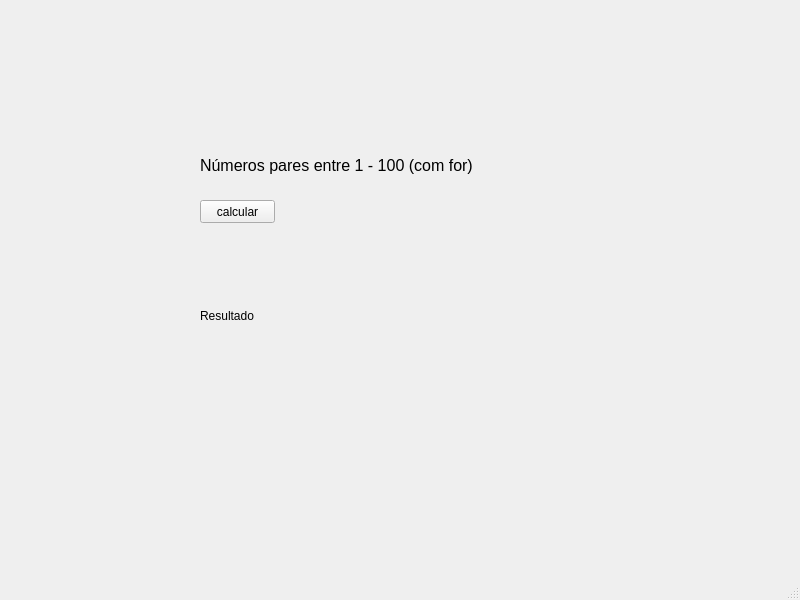
<?xml version="1.0" encoding="UTF-8"?>
<ui version="4.0">
 <class>MainWindow</class>
 <widget class="QMainWindow" name="MainWindow">
  <property name="geometry">
   <rect>
    <x>0</x>
    <y>0</y>
    <width>800</width>
    <height>600</height>
   </rect>
  </property>
  <property name="windowTitle">
   <string>MainWindow</string>
  </property>
  <widget class="QWidget" name="centralwidget">
   <widget class="QLabel" name="result">
    <property name="geometry">
     <rect>
      <x>200</x>
      <y>250</y>
      <width>391</width>
      <height>131</height>
     </rect>
    </property>
    <property name="acceptDrops">
     <bool>false</bool>
    </property>
    <property name="text">
     <string>Resultado</string>
    </property>
    <property name="wordWrap">
     <bool>true</bool>
    </property>
   </widget>
   <widget class="QPushButton" name="btn">
    <property name="geometry">
     <rect>
      <x>200</x>
      <y>200</y>
      <width>75</width>
      <height>23</height>
     </rect>
    </property>
    <property name="text">
     <string>calcular</string>
    </property>
   </widget>
   <widget class="QLabel" name="label_2">
    <property name="geometry">
     <rect>
      <x>200</x>
      <y>150</y>
      <width>391</width>
      <height>31</height>
     </rect>
    </property>
    <property name="font">
     <font>
      <pointsize>12</pointsize>
     </font>
    </property>
    <property name="text">
     <string>Números pares entre 1 - 100 (com for)</string>
    </property>
   </widget>
  </widget>
  <widget class="QMenuBar" name="menubar">
   <property name="geometry">
    <rect>
     <x>0</x>
     <y>0</y>
     <width>800</width>
     <height>21</height>
    </rect>
   </property>
  </widget>
  <widget class="QStatusBar" name="statusbar"/>
 </widget>
 <resources/>
 <connections/>
</ui>
